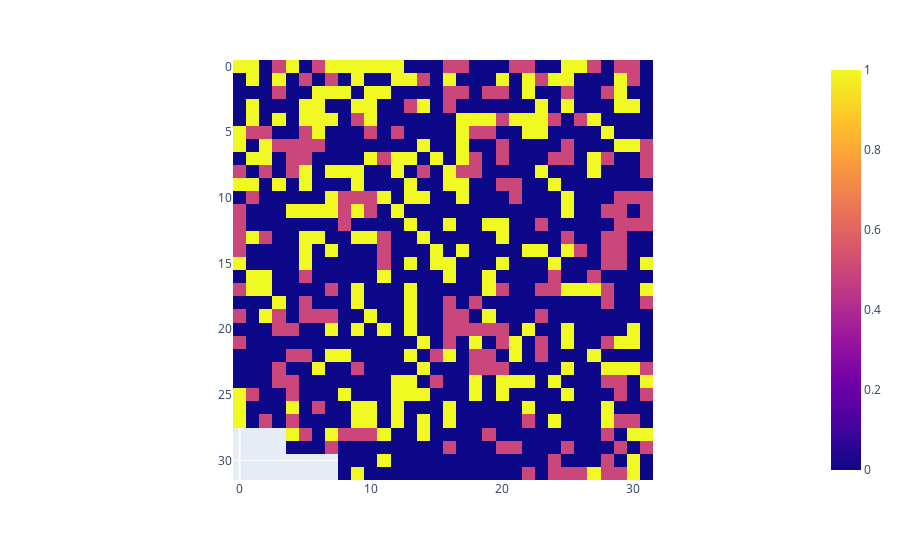

Notebook code for this chart:
### Code cell
px.imshow( res_hilb[:, :, 1] )

### Figure 1 — Plotly figure (JSON) as saved in the notebook; plotly's stock layout.template omitted (floating-point values rounded to 4 significant figures; data arrays with more than 128 entries replaced by an {"elided": "..."} marker saying what was removed)
{"data": [{"coloraxis": "coloraxis", "hovertemplate": "x: %{x}<br>y: %{y}<br>color: %{z}<extra></extra>", "name": "0", "type": "heatmap", "xaxis": "x", "yaxis": "y", "z": {"elided": "32x32 float values"}}], "layout": {"coloraxis": {"colorscale": [[0, "#0d0887"], [0.1111, "#46039f"], [0.2222, "#7201a8"], [0.3333, "#9c179e"], [0.4444, "#bd3786"], [0.5556, "#d8576b"], [0.6667, "#ed7953"], [0.7778, "#fb9f3a"], [0.8889, "#fdca26"], [1, "#f0f921"]]}, "margin": {"t": 60}, "xaxis": {"anchor": "y", "constrain": "domain", "domain": [0, 1], "scaleanchor": "y"}, "yaxis": {"anchor": "x", "autorange": "reversed", "constrain": "domain", "domain": [0, 1]}}}
